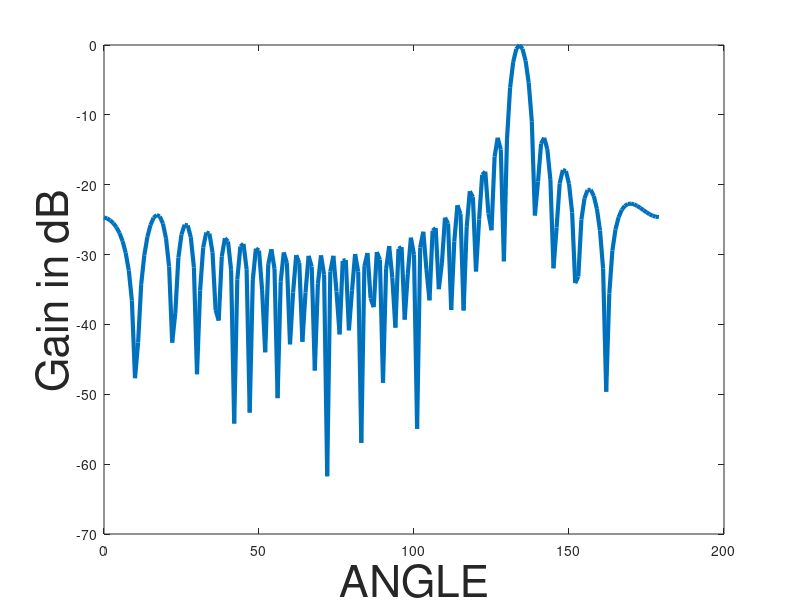

Source code (MATLAB):
%% Simulate beam pattern by shifting theta
% role : important
% status : complete

%% basic setup
clc;
close all;

%% initialising the variables
f               = 2000;                                     %the main frequency

m             = 32;                                         %number of sensors
angle       = 135;                                       %incoming angle
c              = 1500;                                     %speed of the sound signal
lambda    = c/f;                                          %wavelength of incoming signal
x              = lambda/2;                              %sensor interspacing
d              = x*cosd(angle)/c;                    %unit delay

matrix      = zeros(1,m);                           %initialising signal

%% bringing about the natural delay

for i = 1:m
matrix(1,i) = (1/m)*exp(-1*1i*2*pi*f*(i-1)*d);
end

%% bringing the delay in frequency region
delay_column = zeros(m,1);
angle_matrix= zeros(1,181);


for test_angle = 1:180
test_d = x*cosd(test_angle)/c;             %the unit delay for test angle

for i = 1:m
delay_column(i,1) = exp(1*1i*2*pi*f*(i-1)*test_d);
end

angle_matrix(1,test_angle) = abs(matrix*delay_column);
end

%% plotting the response
angle_axis = linspace(0,180,181);           %setting up the axis values for displaying angle_matrix

figure(2)
plot(angle_axis,20*log10(angle_matrix),'linewidth',3); %plotting the angle matrix
xlabel('ANGLE','FontSize',32)
ylabel('Gain in dB','FontSize',32)



